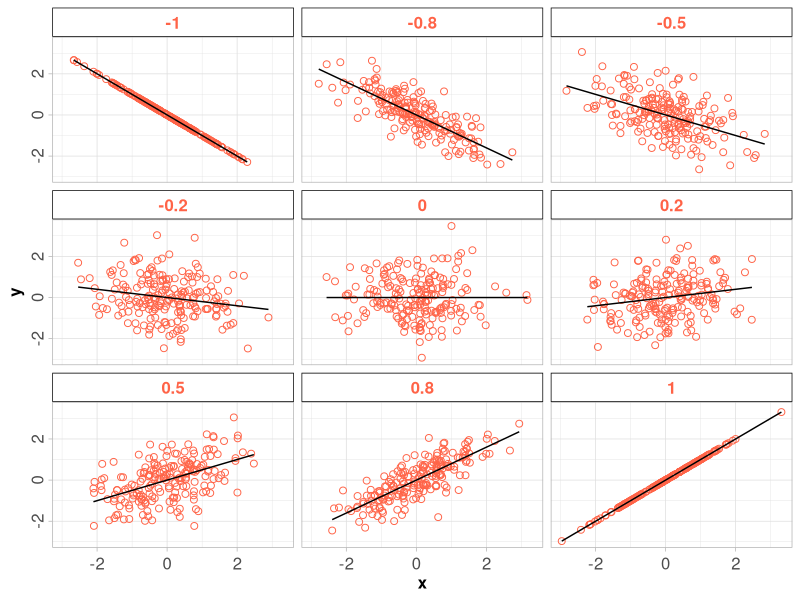

R code for this plot:

library(MASS)
library(ggplot2)

corrdata <- function(samples = 200, r = 0){
  data <- mvrnorm(n = samples, mu = c(0, 0), Sigma = matrix(c(1,r,r,1), nrow = 2), empirical = TRUE)
  X <- data[,1]
  Y <- data[,2]
  data.frame(x = X, y = Y)
}

df <- data.frame()
for (i in c(1,0.8,0.5,0.2,0.0,-0.2,-0.5,-0.8,-1.0)){
  tmp = corrdata(200, i)
  tmp["corr"] = i
  df <- rbind(df, tmp)
}

ggplot(data = df,
       aes(x = x,
           y = y)) +
  geom_point(size = 2.0,
             shape = 1,
             color = "tomato") +
  facet_wrap(~ corr) +
  stat_smooth(method = "lm",
              se = FALSE,
              color = "black",
              size = 0.5) +
  theme_light() +
  theme(text = element_text(size = 12),
        axis.text.x = element_text(size = 12, hjust = 0.5, vjust = 0.5),
        axis.text.y = element_text(size = 12, hjust = 0.5, vjust = 0.5, angle = 90),
        axis.title.x = element_text(size = 12, face = "bold"),
        axis.title.y = element_text(size = 12, face = "bold"),
        strip.background = element_rect(color = "black", fill = "NA", size = 0.5, linetype = "solid"),
        strip.text = element_text(size = 12, color = "tomato", face = "bold")
        )